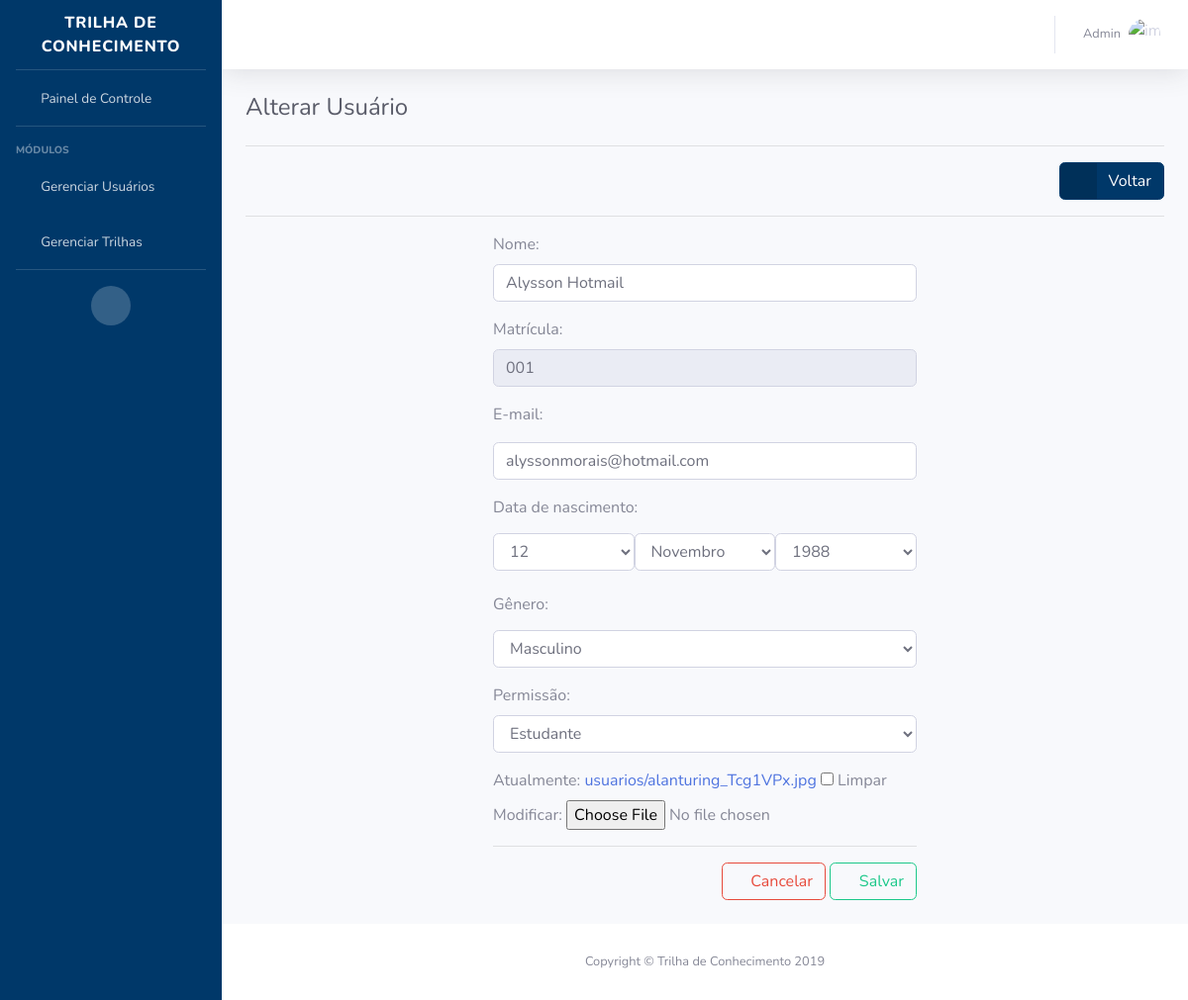
The app's page /trilhas/editar_usuario/2/ (signed in) with its own data.
### appTrilhas/models.py (models this page shows, shortened)
class User(AbstractUser):
    matricula = models.CharField(max_length=10, unique=True)
    ativo = models.BooleanField(default=False)
    username = models.CharField(max_length=10, blank=True)
    email = models.EmailField(max_length=70, unique=True)
    name = models.CharField(max_length=130, blank=False, null=False)
    data_nascimento = models.DateField(null=True)
    genero = models.CharField(max_length=15, choices=(('F', 'Feminino'), ('M', 'Masculino'), ('O', 'Outros')))
    role = models.CharField(max_length=20,
                            choices=(('Administrador', 'Administrador'),
                                     ('Estudante', 'Estudante'),
                                     ('Moderador', 'Moderador')),
                            default='Estudante', null=False)
    imagem = ProcessedImageField(upload_to='usuarios', processors=[ResizeToFit(200, 200)], null=True, blank=True)
    cursoLink = models.ManyToManyField('LinkCurso', through='User_Link', related_name='users')
    trilhaProgresso = models.ManyToManyField('Trilha', through='Trilha_User', related_name='users')
    trilha = models.ManyToManyField(Trilha)
    USERNAME_FIELD = 'matricula'
    REQUIRED_FIELDS = ['username', 'email', 'name', 'role']

### appTrilhas/views.py (the view)
# urls.py: path('editar_usuario/<int:id>/', user_update, name='user_update'),
@login_required()
def user_update(request, id):
    user = get_object_or_404(User, pk=id)
    form = UserForm(request.FILES or None, request.POST or None, instance=user)
    if request.method == 'POST':
        form = UserForm(request.POST or None, request.FILES or None, instance=user)
        if form.is_valid():
            form.save()
            return redirect('consultar_users')
    return render(request, 'admin-alterar-usuario-2.html', {'user': user, 'form': form})

### templates/admin-alterar-usuario-2.html (shortened to what this page needs)
{% extends "_base.html" %}
{% block content %}
{% load crispy_forms_tags %}
        <div class="container-fluid">
          <h1 class="h4 mb-4 text-gray-800">Alterar Usuário <small></small></h1>
        <hr>
          {% if request.user.role == 'Administrador' or request.user.matricula == user.matricula %}
            <div class="float-right float-sm-right float-md-right float-lg-right float-xl-right">
              <a href="{% url 'consultar_users' %}" class="btn btn-std btn-icon-split" data-toggle="modal" data-target="#modalCancelarUsuario">
                <span class="icon text-white-50">
                  <i class="fas fa-arrow-left"></i>
                </span>
                <span class="text">Voltar</span>
              </a>
            </div>
            <div class="clearfix"></div>
            <hr>
            <div class="container">
              <div class="row justify-content-center">
                <div class="col-xs-12 col-sm-12 col-md-12 col-lg-6 col-xl-6">
                  <form class="form-container" enctype="multipart/form-data" method="post" action="">
                    <div class="form-group">
                      <label>Nome:</label>
                      {{ form.name }}
                    </div>
                    <div class="form-group">
                      <label>Matrícula:</label>
                      {{ form.matricula }}
                    </div>
                    <div class="form-group">
                      <label>E-mail:</label>
                      {{ form.email }}
                    </div>
                    <div class="form-group">
                      <label>Data de nascimento:</label>
                      <div>{{ form.data_nascimento }}</div>
                    </div>
                    <div class="form-group">
                      <label>Gênero:</label>
                       {{ form.genero }}
                    </div>
                    <div class="form-group">
                      {% if request.user.role == 'Administrador' %}
                      <label>Permissão:</label>
                        {{ form.role }}
                      {% else %}
                       <div style="display: none;">
                         {{ form.role }}
                       </div>
                      {% endif %}
                    </div>
                    <div class="form-group">
                      {{ form.imagem }}
                    </div>
                    <hr>
                    <div class="text-right mb-4">
                      <a href="" class="btn btn-outline-danger" data-toggle="modal" data-target="#modalCancelarUsuario">
                        <span class="icon text-50">
                          <i class="fas fa-ban"></i>
                        </span>
                        <span class="text">Cancelar</span>
                      </a>
                      <a href="" class="btn btn-outline-success" data-toggle="modal" data-target="#modalSalvarUsuario">
                        <span class="icon text-50">
                          <i class="fas fa-check"></i>
                        </span>
                        <span class="text">Salvar</span>
                      </a>
                    </div>
                  </form>
                </div>
              </div>
            </div>
          {% else %}
            <p style="color: red"> Você não tem as credenciais necessárias para acessar este perfil. </p>
          {% endif %}
        </div>
{% endblock %}

### templates/_base.html (shortened to what this page needs)
<!DOCTYPE html>
{% load static %}
<html lang="pt-br">
<head>
  <link href="{% static 'vendor/fontawesome-free/css/all.min.css' %}" rel="stylesheet" type="text/css">
  <link href="{% static 'css/sb-admin-2.css' %}" rel="stylesheet">
  <link rel="stylesheet" type="text/css" href="{% static 'css/estilo-dashboard-admin.css' %}">
  <link href="{% static 'vendor/datatables/dataTables.bootstrap4.min.css' %}" rel="stylesheet">
</head>
<body id="page-top">
  <div id="wrapper">
    <ul class="navbar-nav bg-gradient-primary sidebar sidebar-dark accordion" id="accordionSidebar">
      <a class="sidebar-brand d-flex align-items-center justify-content-center" href="{% url 'admin_painel' %}">
        <div class="sidebar-brand-text mx-3">Trilha de Conhecimento</div>
      </a>
      <hr class="sidebar-divider my-0">
      <li class="nav-item">
        <a class="nav-link" href="{% url 'admin_painel' %}">
          <i class="fas fa-fw fa-tachometer-alt"></i>
          <span>Painel de Controle</span></a>
      </li>
      <hr class="sidebar-divider">
      <div class="sidebar-heading">
        Módulos
      </div>
      <li class="nav-item">
        <a class="nav-link collapsed" href="#" data-toggle="collapse" data-target="#collapseTwo" aria-expanded="true" aria-controls="collapseTwo">
          <i class="fas fa-fw fa-user-friends"></i>
          {% if request.user.role == 'Administrador' %}
            <span>Gerenciar Usuários</span>
          {% else %}
            <span>Usuários</span>
          {% endif %}
        </a>
      </li>
      <li class="nav-item">
        <a class="nav-link collapsed" href="#" data-toggle="collapse" data-target="#collapseThree" aria-expanded="true" aria-controls="collapseThree">
          <i class="fas fa-fw fa-tree"></i>
          {% if request.user.role == 'Administrador' %}
            <span>Gerenciar Trilhas</span>
          {% else %}
            <span>Trilhas</span>
          {% endif %}
        </a>
      </li>
      <hr class="sidebar-divider d-none d-md-block">
      <div class="text-center d-none d-md-inline">
        <button class="rounded-circle border-0" id="sidebarToggle"></button>
      </div>
    </ul>
    <div id="content-wrapper" class="d-flex flex-column">
      <div id="content">
        <nav class="navbar navbar-expand navbar-light bg-white topbar mb-4 static-top shadow">
          <ul class="navbar-nav ml-auto">
            <li class="nav-item dropdown no-arrow">
              <a class="nav-link dropdown-toggle" href="#" id="userDropdown" role="button" data-toggle="dropdown" aria-haspopup="true" aria-expanded="false">
                <span class="mr-2 d-none d-lg-inline text-gray-600 small"> {{ request.user.name }} </span>
                {% if request.user.imagem %}
                  <img src="{{ request.user.imagem.url }}" class="img-profile rounded-circle" alt="imagem de perfil"/>
                {% else %}
                  <img src="{% static 'img/default_profile.png' %}" class="img-profile rounded-circle" alt="imagem de perfil"/>
                {% endif %}
              </a>
            </li>
          </ul>
        </nav>
          {% block content %} {% endblock %}
      <footer class="sticky-footer bg-white">
        <div class="container my-auto">
          <div class="copyright text-center my-auto">
            <span>Copyright &copy; Trilha de Conhecimento 2019</span>
          </div>
        </div>
      </footer>
    </div>
  </div>
</body>
</html>

### static/css/estilo-dashboard-admin.css (style rules this page uses)
.btn-std { color: #fff; background-color: #003869; border-color: #003869; }

### records on screen
User: user.name "Admin"
User: name "Alysson Hotmail", matricula "001", email "alyssonmorais@hotmail.com", genero "Masculino", role "Estudante"
